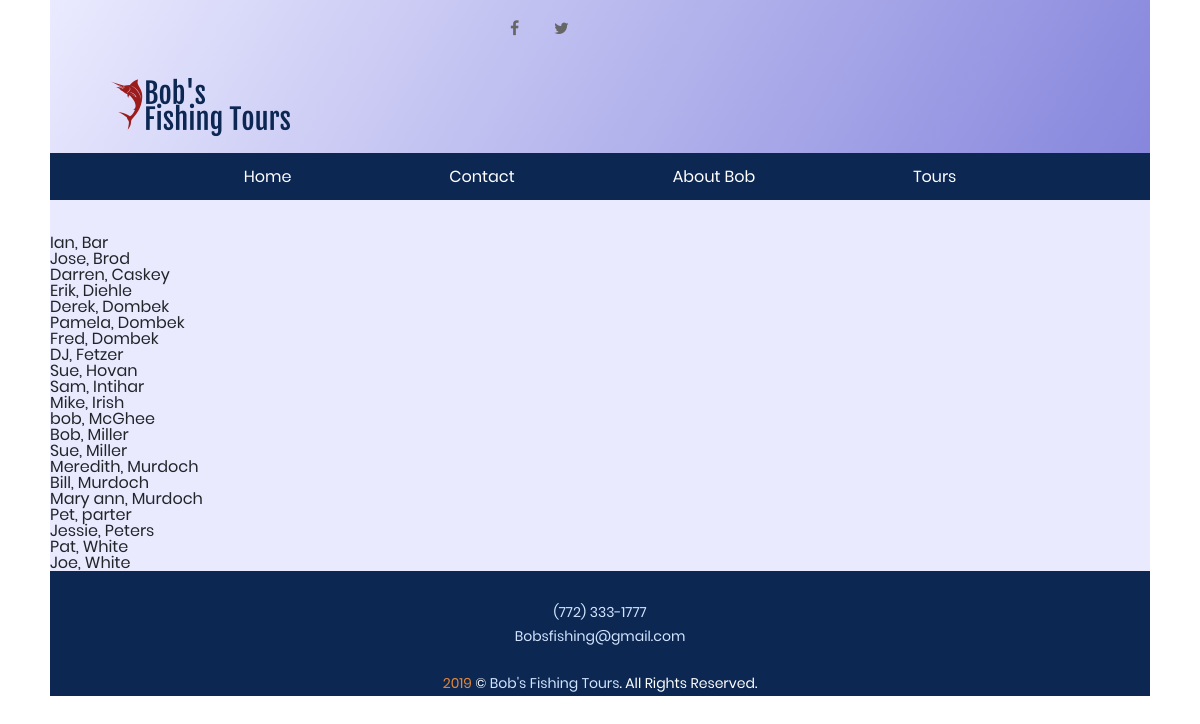
The page /listemployees.php on the database its author committed.
### tables this page shows
CREATE TABLE IF NOT EXISTS employee
(
	employeeID int not null auto_increment primary key,
	firstName varchar(255) not null,
	lastName varchar(255) not null
);

### listemployees.php (the view, shortened to what this page needs)
<?php
class Database {
    private static $dsn = 'mysql:host=localhost;dbname=bobscontact';
    private static $username = 'root';
    private static $password = 'Pa$$w0rd';
    private static $db;
    public static function getDB () {
        if (!isset(self::$db)) {
            try {
                self::$db = new PDO(self::$dsn,
                                     self::$username,
                                     self::$password);
            } catch (PDOException $e) {
                $error_message = $e->getMessage();
                echo '</br>' .  $error_message;
                exit();
            }
        }
        return self::$db;
    }
}
class Employee {
    private $first_name;
    private $last_name;
    public function __construct($id, $first_name, $last_name) {
        $this->first_name = $first_name;
        $this->last_name = $last_name;
    }
    public function getFirstName() {
        return $this->first_name;
    }
    public function getLastName() {
        return $this->last_name;
    }
}
class EmployeeDB {
    public static function getEmployees() {
        $db = Database::getDB();
        $query = 'SELECT * FROM employee
                  ORDER BY lastName';
        $statement = $db->prepare($query);
        $statement->execute();
        $employees = array();
        foreach ($statement as $row) {
            $employee = new Employee($row['employeeID'],
                                     $row['firstName'],
                                     $row['lastName']);
            $employees[] = $employee;
        }
        return $employees;
    }
}
$employees = EmployeeDB::getEmployees();
?>
<!DOCTYPE html>
<html lang="en-US">
<head>
    <link rel="stylesheet" type="text/css" href="vendor/bootstrap/css/bootstrap.min.css">
    <link rel="stylesheet" type="text/css" href="vendor/select2/select2.min.css">
<link rel="stylesheet" href="css/reset.css">
<link rel="stylesheet" href="css/styles.css">
<link rel="stylesheet" href="css/hamburger.css">
<link rel="stylesheet" href="css/contact.css">
<link rel="stylesheet" href="css/menuAnimate.css">
	<link rel="stylesheet" type="text/css" href="css/main.css">
    <link rel="stylesheet" href="https://cdnjs.cloudflare.com/ajax/libs/font-awesome/4.7.0/css/font-awesome.min.css">
</head>
<body>
    <header class="topbar">
            <div class="mediaContainer">
                    <a href="#" class="fa fa-facebook"></a>
                    <a href="#" class="fa fa-twitter"></a>
                </div>
        <a href="weekOneProject.html"><img src="images/bobfishinglogo.png" class="mainlogo" alt="icon logo"></a>
        <div class="blue-bar">
            <nav class="main-menu" id="animateMenu">
                <ul >
                    <li><a href="index.html">Home</a></li>
                    <li><a href="contact.html">Contact</a></li>
                    <li><a href="about.html">About Bob</a></li>
                    <li><a href="tours.html">Tours</a></li>
                </ul>
            </nav>
        </div>
    </header>
    <article>
        <ul>
             <?php foreach ($employees as $employee) : ?>
                <li>
                    <?php echo $employee->getFirstName() . ', ' . $employee->getLastName(); ?>
            </li>
            </ul>
            <?php endforeach; ?>
        </article>
    <footer>
        <p>
            <a href="tel:17723331777">(772) 333-1777</a><br/>
            <a href="mailto:Bobsfishing9@gmail.com">Bobsfishing@gmail.com</a><br/><br/>
            <span style="color:rgb(226, 134, 59);">2019</span> &copy; <a href="index.html" class="copyright">Bob's Fishing Tours</a>. All Rights Reserved.
        </p>
    </footer>
</body>
</html>

### css/styles.css (style rules this page uses)
html { background: center url(../images/IMG_1705.JPG); background-attachment: fixed; font-family: 'Raleway', sans-serif; }
body { background-color: rgb(234, 234, 255); margin-left: auto; margin-right: auto; margin-top: 0; width: 1100px; }
div.mediaContainer { margin-left: auto; margin-right: auto; width: 20%; }
.fa { background:none; padding: 20px; font-size: 30px; width: 30px; text-align: center; text-decoration: none; border-radius: 50%; }
header.topbar { height: 155px; margin-bottom: 80px; background: linear-gradient(300deg, rgb(134, 134, 221), transparent); }
nav.main-menu { padding-bottom: 36px; }
nav.main-menu ul { background-color: #0b2752; color: white; display: block; float: left; text-align: center; width: 100%; padding-top: 10px; padding-bottom: 10px; }
nav.main-menu ul li { display: inline; margin: 7%; }
nav.main-menu ul li a { color: white; }
img.mainlogo { padding-left: 50px; display: block; }
footer { background-color: #0b2752; text-align: center; padding-top: 30px; }
footer a { text-decoration: none; color: rgb(210, 228, 255); }
footer p { color: white; }

### css/main.css (style rules this page uses)
* { margin: 0px; padding: 0px; box-sizing: border-box; }
body, html { font-family: Poppins-Regular, sans-serif; }
a { font-family: Poppins-Regular; font-size: 14px; line-height: 1.7; color: #666666; margin: 0px; transition: all 0.4s; -webkit-transition: all 0.4s; -o-transition: all 0.4s; -moz-transition: all 0.4s; }
p { font-family: Poppins-Regular; font-size: 14px; line-height: 1.7; color: #666666; margin: 0px; }
ul, li { margin: 0px; list-style-type: none; }

### rows shown on the page
employee: firstName "Ian", lastName "Bar"
employee: firstName "Jose", lastName "Brod"
employee: firstName "Darren", lastName "Caskey"
employee: firstName "Erik", lastName "Diehle"
employee: firstName "Derek", lastName "Dombek"
employee: firstName "Pamela", lastName "Dombek"
employee: firstName "Fred", lastName "Dombek"
employee: firstName "DJ", lastName "Fetzer"
employee: firstName "Sue", lastName "Hovan"
employee: firstName "Sam", lastName "Intihar"
employee: firstName "Mike", lastName "Irish"
employee: firstName "bob", lastName "McGhee"
employee: firstName "Bob", lastName "Miller"
employee: firstName "Sue", lastName "Miller"
employee: firstName "Meredith", lastName "Murdoch"
employee: firstName "Bill", lastName "Murdoch"
employee: firstName "Mary ann", lastName "Murdoch"
employee: firstName "Pet", lastName "parter"
employee: firstName "Jessie", lastName "Peters"
employee: firstName "Pat", lastName "White"
employee: firstName "Joe", lastName "White"
